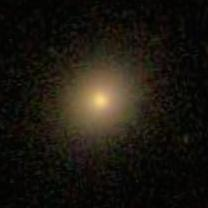
#> input picture paper/images/Class1_1.jpg, 208 x 208 px
$ python -i feature_extraction.py   (imports and definitions only)   (Python 2 division)   (older library calls are emulated)
#> lines starting #> are read from the running program, lines starting #| are printed output that depends on the picture; after the words box and inside, x2 and y2 are one past the last pixel; in counts of white or black regions, pixels touching at a corner belong together
import os
import numpy as np
import matplotlib.pyplot as plt

from scipy import ndimage as nd
# [4 lines of commented-out code are left out]
from skimage import io
from skimage import color
from skimage.transform import resize
from skimage.feature import hog
from skimage import exposure
from skimage.filter import threshold_otsu
try:
    from skimage.restoration import denoise_tv_chambolle
except:
    print('Running without denoise_tv_chambolle')
from skimage.morphology import label
from skimage.measure import regionprops
from skimage import transform
from skimage.filter import gabor_kernel


# [36 lines left out: functions default, physical, raw_all, not called in this run]

def raw_1(path):
    return raw(path, cropped_size=1)

def raw_2(path):
    return raw(path, cropped_size=2)

def raw_3(path):
    return raw(path, cropped_size=3)

def raw_4(path):
    return raw(path, cropped_size=4)

def raw_5(path):
    return raw(path, cropped_size=5)

def raw_6(path):
    return raw(path, cropped_size=6)

def raw_7(path):
    return raw(path, cropped_size=7)

def raw_8(path):
    return raw(path, cropped_size=8)

def raw_9(path):
    return raw(path, cropped_size=9)

def raw_9_cut(path):
    return raw(path, cropped_size=9)

def raw_19(path):
    return raw(path, cropped_size=19)

def raw_29(path):
    return raw(path, cropped_size=29)

# [53 lines left out: functions raw, hog_features, not called in this run]

def compute_gabor_feats(image, kernels):
    '''
    Compute gabor kernel features
    '''
    feats = np.zeros(2*len(kernels), dtype=np.double)
    for k, kernel in enumerate(kernels):
        filtered_real = nd.convolve(image, np.real(kernel), mode='wrap')
        feats[2*k] = filtered_real.mean()
        feats[2*k+1] = filtered_real.var()
    return feats


def gabor_kernel_features(path):
#> called with path = 'paper/images/Class1_1.jpg'
    print "Processing image: ", path.split("/")[-1]
    galaxy_image = io.imread(path, as_grey=True)
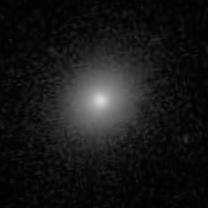
#> galaxy_image: shape (208, 208) float64; min 0, max 0.843, mean 0.0927
    galaxy_image = exposure.rescale_intensity(galaxy_image, out_range=(0,255))    # Improving contrast
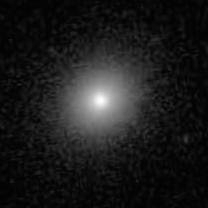
#> galaxy_image: shape (208, 208) float64; min 0, max 255, mean 28
    galaxy_image = rotateImage(galaxy_image)
    kernels = []
    for theta in [0, 1, 2, 3]:
        theta = theta / 4. * np.pi
        for frequency in (0.05, 0.3, 0.5, 0.7):
            kernel = gabor_kernel(frequency, theta=theta)
            kernels.append(kernel)
    galaxy_image = (galaxy_image-galaxy_image.mean())/galaxy_image.std()
    feature_vector = compute_gabor_feats(galaxy_image, kernels)
    feature_vector = _add_galaxy_id(path, feature_vector)
    return feature_vector


def rotateImage(inImage):
    '''
    Takes the biggest connected component and finds the orientation and
    rotates so that the ellipse is vertical
    @author: Darshan Hegde
    '''
    # apply threshold
    thresh = threshold_otsu(inImage)
#> thresh = 63.25
    thImage = inImage > thresh
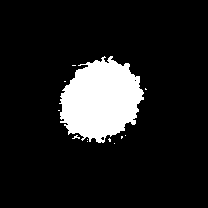
#> thImage: shape (208, 208) bool; 11.8% white; 12 white regions (11 under 20 px), largest, box (x1, y1, x2, y2) and area: (59, 56, 144, 143) 5068

    # label image regions
    label_image = label(thImage)
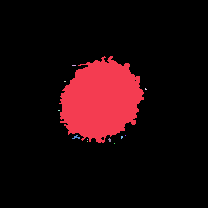
#> label_image: shape (208, 208) int32; 13 distinct labels, from 0 to 12; one colour per label, 0 black

    max_region = None
    max_area = 0
    for region in regionprops(label_image):

        if max_area<region.area:
            max_area = region.area
            max_region = region
#> this loop made 12 passes
#> max_area on pass 1: 5068
#> after the loop, max_area = 5068

    rtImage = transform.rotate(inImage, 90-(180*max_region.orientation/np.pi))
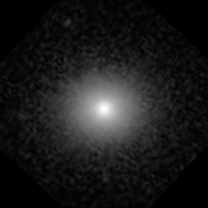
#> rtImage: shape (208, 208) float64; min 0, max 254.4, mean 26.7
#> the loop in compute_gabor_feats, `for k, kernel in enumerate(kernels):` made 16 passes
#> pass 1, in compute_gabor_feats, `filtered_real = nd.convolve(image, np.real(kernel), mode='wrap')`:
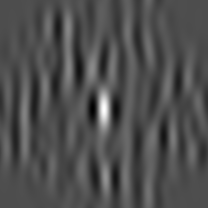
#> filtered_real: shape (208, 208) float64; min -0.0567, max 0.126, mean -4.11e-20; drawn with min black and max white
#> pass 3, in compute_gabor_feats, `filtered_real = nd.convolve(image, np.real(kernel), mode='wrap')`:
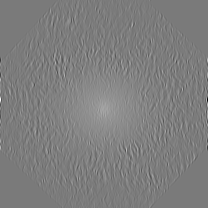
#> filtered_real: shape (208, 208) float64; min -0.0958, max 0.0972, mean 9.44e-19; drawn with min black and max white
#> after the loop in compute_gabor_feats, `for k, kernel in enumerate(kernels):`: feats = 32 values, max 0.103 at index 23, min -4.07e-17 at index 22, mean 0.00645
#> in gabor_kernel_features, `feature_vector = compute_gabor_feats(galaxy_image, kernels)`: feature_vector has the same summary as feats in compute_gabor_feats
    return rtImage


def _add_galaxy_id(path, feature_vector):
    """Adds galaxy id to a feature vector.

    Args:
        path: A string corresponding to the location of the jpeg.
        feature_vector: A list of numbers representing features.

    Returns:
        A list of numbers representing features.
    """
#> (the run stopped early here; a loop or call above may not have finished)

$ run again, on paper/images/Class1_2.jpg
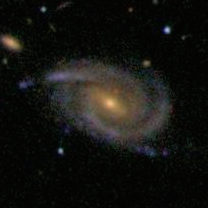
#> input picture paper/images/Class1_2.jpg, 208 x 208 px
#> thresh = 48.31
#> thImage: shape (208, 208) bool; 18.8% white; 48 white regions (40 under 20 px), largest, box (x1, y1, x2, y2) and area: (42, 58, 172, 156) 7460, (0, 34, 23, 52) 282, (19, 79, 34, 88) 74
#> in rotateImage, `label_image = label(thImage)`:
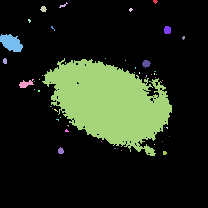
#> label_image: shape (208, 208) int32; 49 distinct labels, from 0 to 48; one colour per label, 0 black
#> the loop in rotateImage, `for region in regionprops(label_image): ` made 48 passes
#> max_area on passes 3, 7, 8, 11: 29, 50, 282, 7460
#> after the loop in rotateImage, `for region in regionprops(label_image):`: max_area = 7460
#> the loop in compute_gabor_feats, `for k, kernel in enumerate(kernels):` made 16 passes
#> pass 2, in compute_gabor_feats, `filtered_real = nd.convolve(image, np.real(kernel), mode='wrap')`:
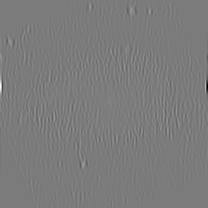
#> filtered_real: shape (208, 208) float64; min -0.426, max 0.45, mean 1.05e-18; drawn with min black and max white
#> after the loop in compute_gabor_feats, `for k, kernel in enumerate(kernels):`: feats = 32 values, max 0.103 at index 7, min -4.39e-18 at index 20, mean 0.0067
#> feature_vector has the same summary as feats in compute_gabor_feats
